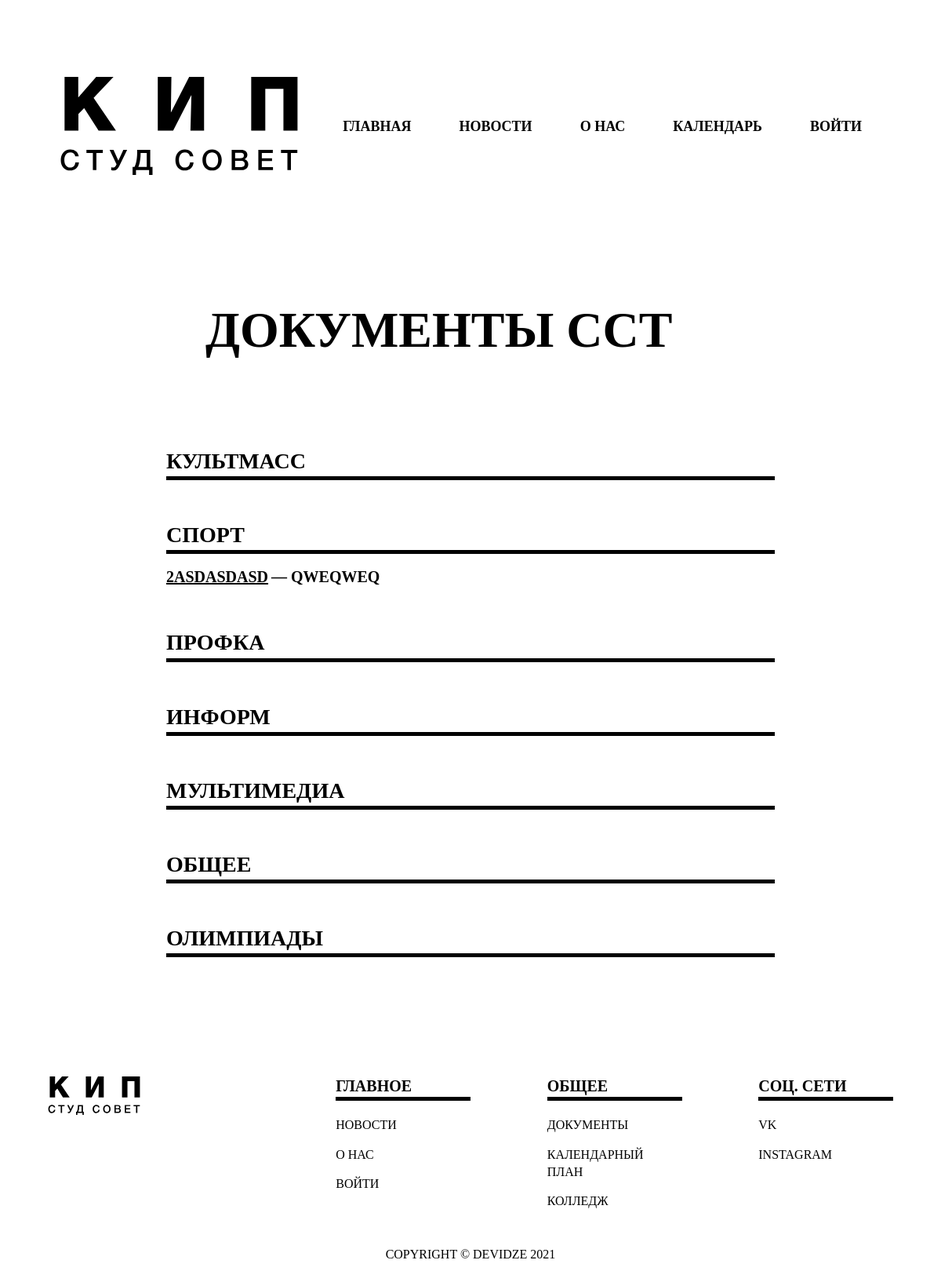
The app's page /docs_council/, older data.
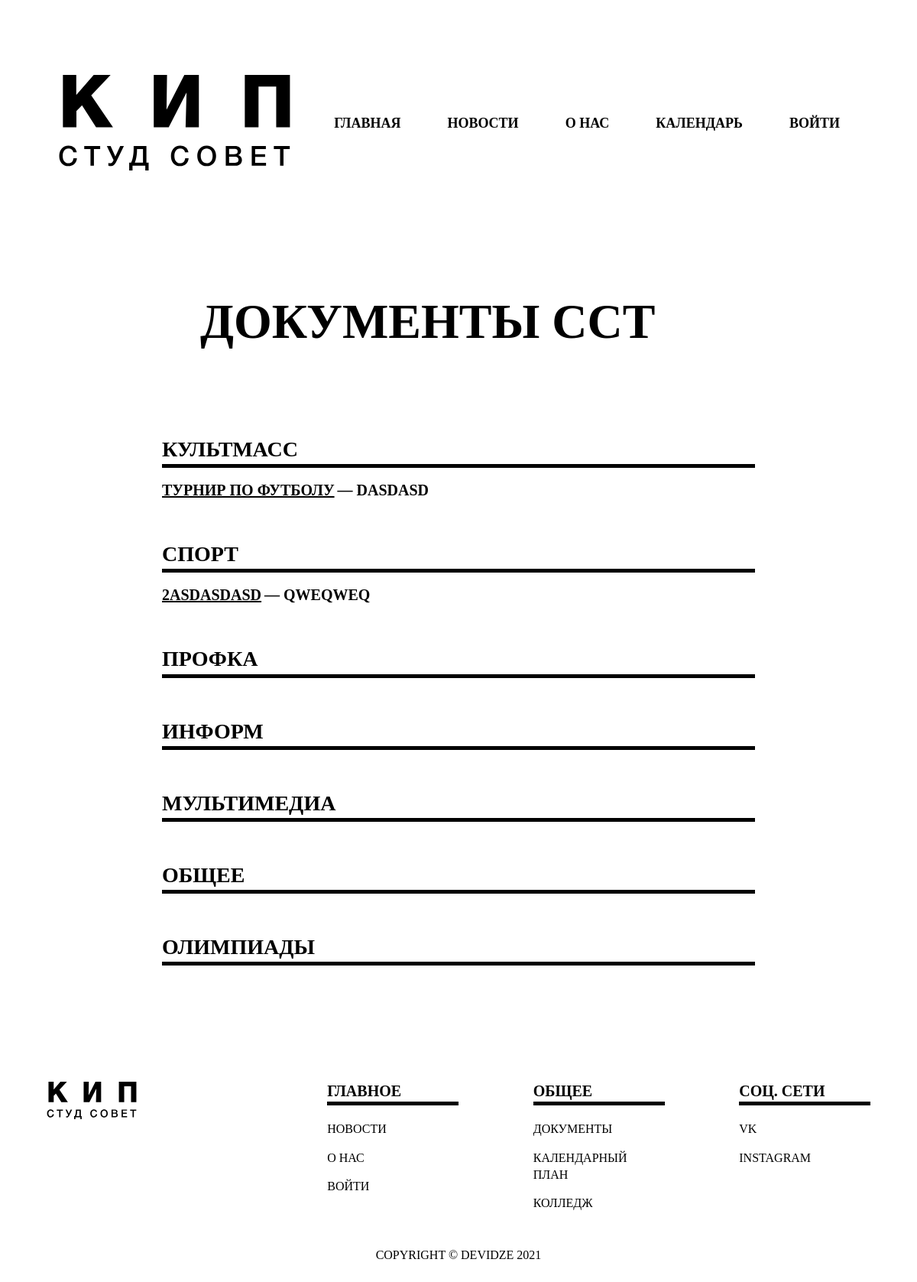
The same page, newer data.
### accounts/models.py (models this page shows, shortened)
class Tag(models.Model):
    name        = models.CharField(max_length=200, null=True)
    def __str__(self):
        return self.name

class DocsCouncil(models.Model):
    tag         = models.ForeignKey(Tag, null = True, blank = True, on_delete = models.SET_NULL)
    file        = models.FileField(null=True, blank=True)
    name        = models.CharField(max_length=200, null=True, blank=True)
    description = models.CharField(max_length=200, null=True, blank=True)
    date_created= models.DateTimeField(auto_now_add=True, blank=True, null=True)

### accounts/views.py (the view)
# urls.py: path('docs_council/', views.docs_council, name="docs_council"),
def docs_council(request):
    tags = Tag.objects.all()
    docs = DocsCouncil.objects.all()
    context = {
        'tags':tags, 'docs':docs
    }
    return render(request, 'accounts/pages/docs_council.html', context)

### accounts/templates/accounts/pages/docs_council.html
{% extends 'accounts/main.html' %}
{% load static %}
{% block content %}
<section class="promo row">
    <div class="col-12 col-sm-7 promo-header">
        Документы ССТ
    </div>
</section>
<section class="docs row">
    <div class="col-0 col-xs-0 col-sm-1 col-md-1 col-lg-2"></div>
    <div class="col-xs-12 col-sm-10 col-md-10 col-lg-8">
        {% for tag in tags %}
        <div class="doc-box-class">
            <div class="doc-header">{{tag}}</div>
            {% for doc in docs %}
                {% if doc.tag == tag %}
                <div class="doc-document">
                    <a class="doc-file" href="{{doc.file.url}}" download>{{doc.name}}</a>
                    <span class="doc-about"> — {{doc.description}}</span>
                </div>
                {% endif %}
            {% endfor %}
        </div>
        {% endfor %}
    </div>
    <div class="col-0 col-xs-0 col-sm-1 col-md-1 col-lg-2"></div>
</section>
{% endblock %}

Row changes from the older to the newer data that the page shows:
added DocsCouncil: name "ТУРНИР ПО ФУТБОЛУ", description "DASDASD", shown under Tag "КУЛЬТМАСС"
